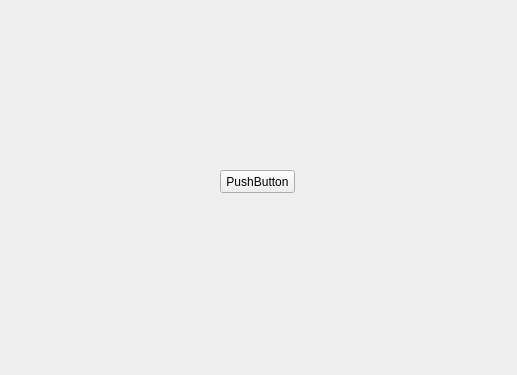
<?xml version="1.0" encoding="UTF-8"?>
<ui version="4.0">
 <class>Alg_DeepLearning_Window</class>
 <widget class="QWidget" name="Alg_DeepLearning_Window">
  <property name="geometry">
   <rect>
    <x>0</x>
    <y>0</y>
    <width>517</width>
    <height>375</height>
   </rect>
  </property>
  <property name="windowTitle">
   <string>Form</string>
  </property>
  <widget class="QPushButton" name="pushButton">
   <property name="geometry">
    <rect>
     <x>220</x>
     <y>170</y>
     <width>75</width>
     <height>23</height>
    </rect>
   </property>
   <property name="text">
    <string>PushButton</string>
   </property>
  </widget>
 </widget>
 <resources>
  <include location="Resource.qrc"/>
 </resources>
 <connections/>
</ui>
